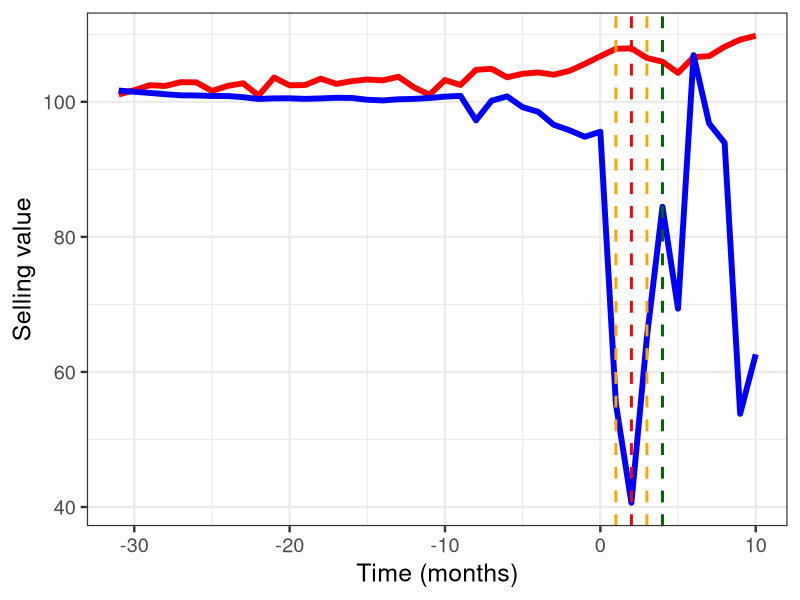
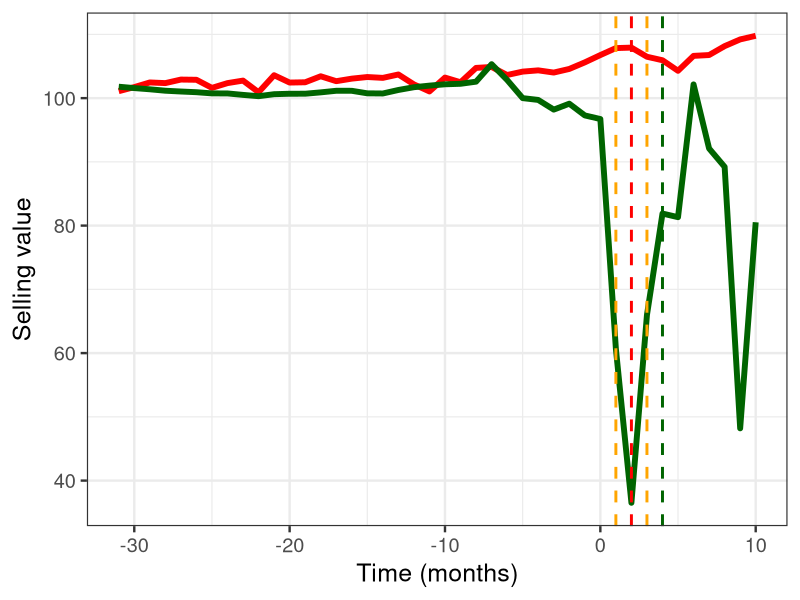
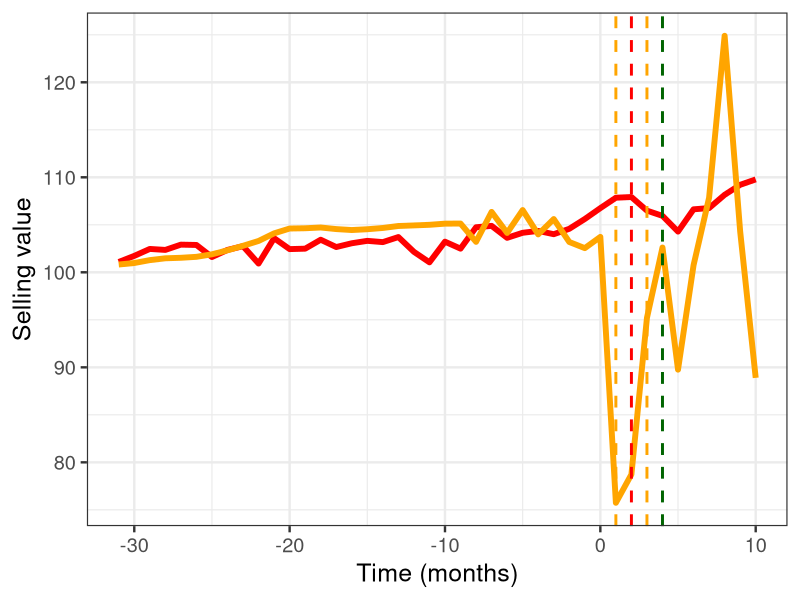
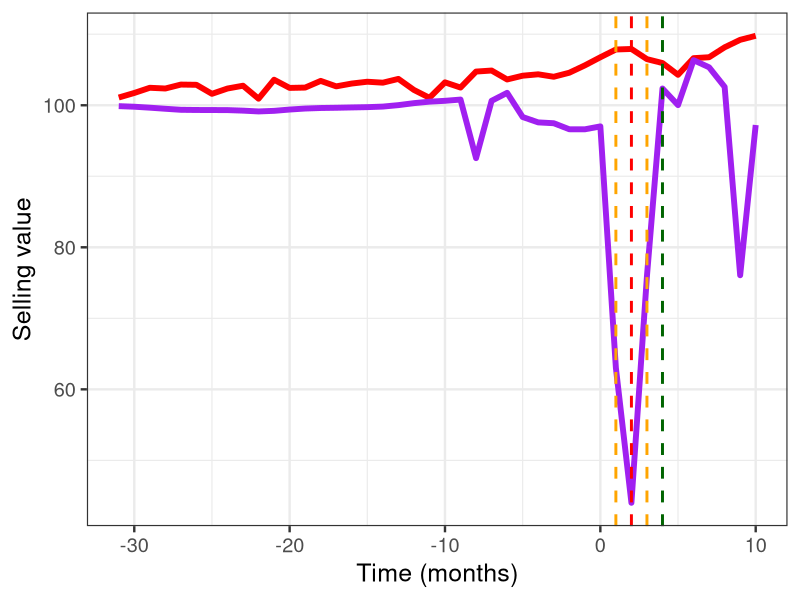
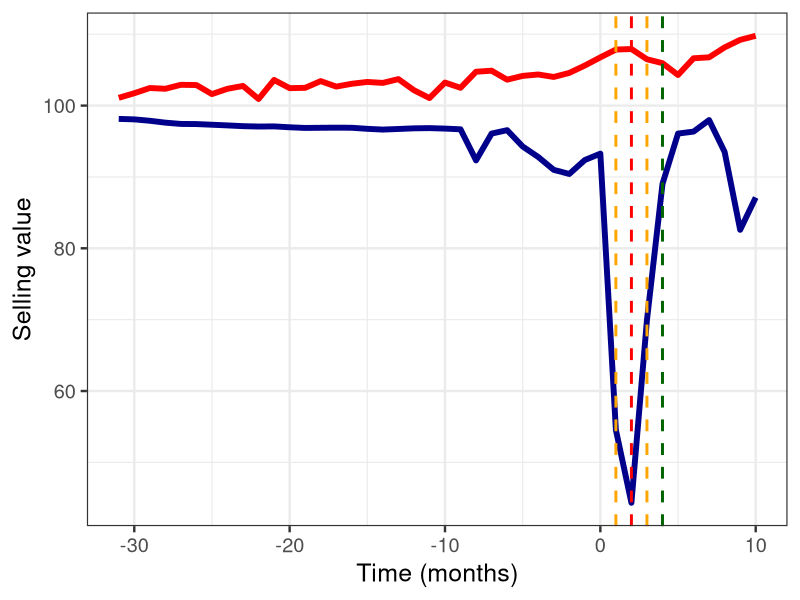
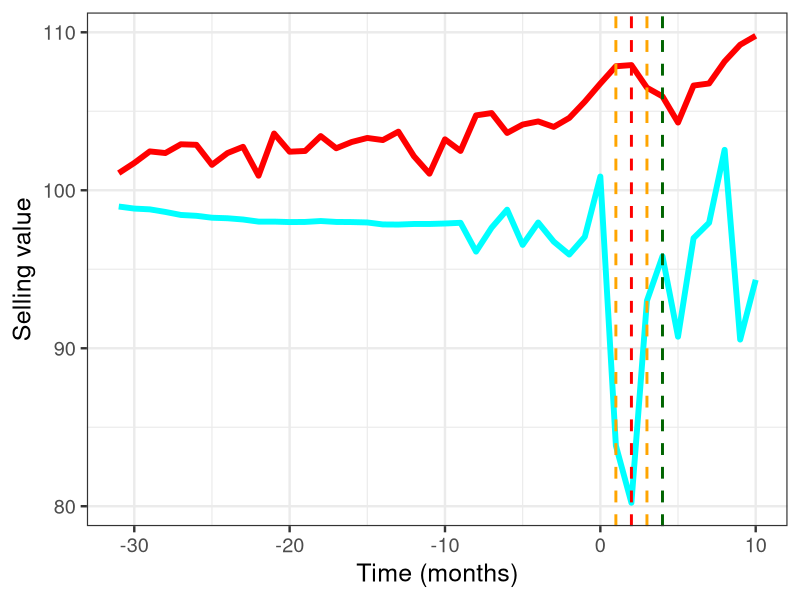
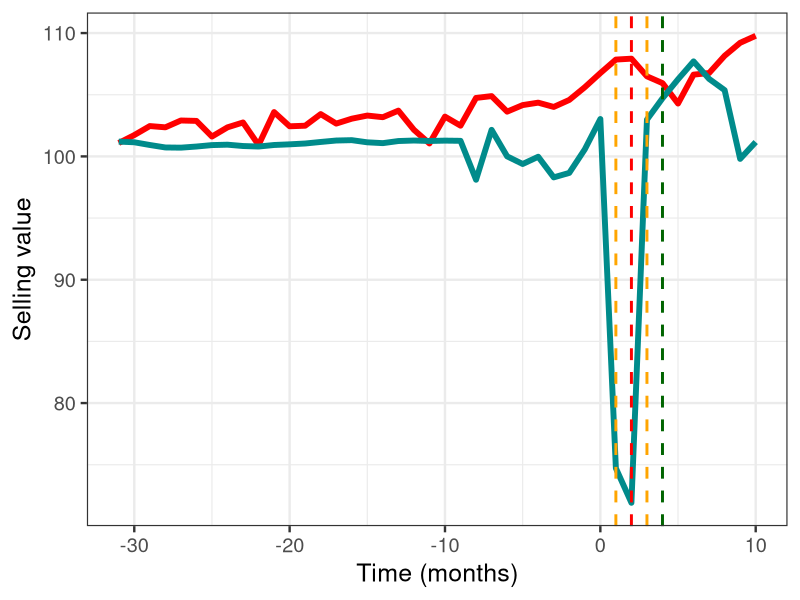
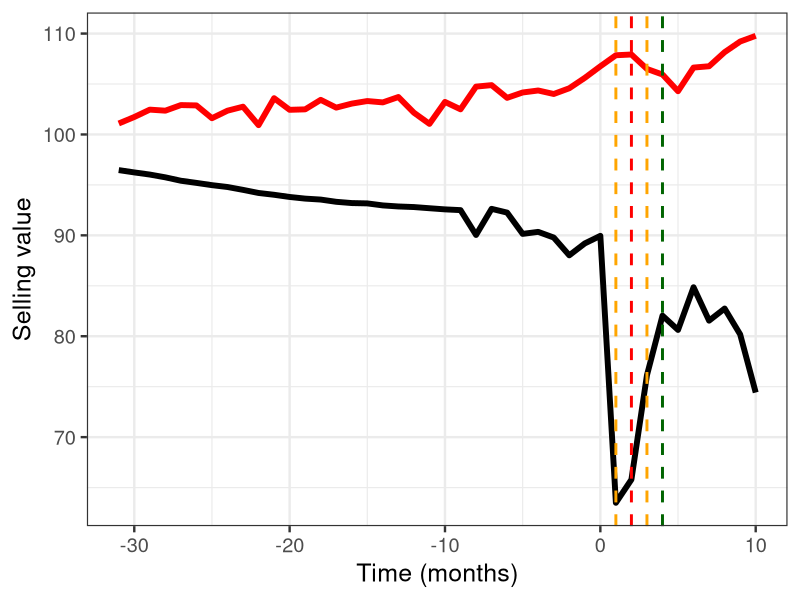

Source code (R) for these figures, in order:
library(readxl)
library(ggplot2)
Data <- read_excel("Dati_destagionalizzati_FULL.xlsx")

ggplot(data=Data,aes(x=Time,y=Alimentari))+geom_line(size=2,color = "red")+geom_line(size=2,aes(x=Time,y=Abbigliamento),color = "blue")+ 
  geom_vline(xintercept = 1, linetype="dashed", color = "orange", size=1)+ 
  geom_vline(xintercept = 2, linetype="dashed", color = "red", size=1)+
  geom_vline(xintercept = 3, linetype="dashed", color = "orange", size=1)+ 
  geom_vline(xintercept = 4, linetype="dashed", color = "darkgreen", size=1)+ labs(y = "Selling value")+ labs(x = "Time (months)")+theme_bw(base_size = 18)

ggplot(data=Data,aes(x=Time,y=Alimentari))+geom_line(size=2,color = "red")+geom_line(size=2,aes(x=Time,y=Calzature),color = "darkgreen")+ 
  geom_vline(xintercept = 1, linetype="dashed", color = "orange", size=1)+ 
  geom_vline(xintercept = 2, linetype="dashed", color = "red", size=1)+
  geom_vline(xintercept = 3, linetype="dashed", color = "orange", size=1)+ 
  geom_vline(xintercept = 4, linetype="dashed", color = "darkgreen", size=1)+ labs(y = "Selling value")+ labs(x = "Time (months)")+theme_bw(base_size = 18)

ggplot(data=Data,aes(x=Time,y=Alimentari))+geom_line(size=2,color = "red")+geom_line(size=2,aes(x=Time,y=Elettrodomestici),color = "orange")+ 
  geom_vline(xintercept = 1, linetype="dashed", color = "orange", size=1)+ 
  geom_vline(xintercept = 2, linetype="dashed", color = "red", size=1)+
  geom_vline(xintercept = 3, linetype="dashed", color = "orange", size=1)+ 
  geom_vline(xintercept = 4, linetype="dashed", color = "darkgreen", size=1)+ labs(y = "Selling value")+ labs(x = "Time (months)")+theme_bw(base_size = 18)


ggplot(data=Data,aes(x=Time,y=Alimentari))+geom_line(size=2,color = "red")+geom_line(size=2,aes(x=Time,y=Mobili),color = "purple")+ 
  geom_vline(xintercept = 1, linetype="dashed", color = "orange", size=1)+ 
  geom_vline(xintercept = 2, linetype="dashed", color = "red", size=1)+
  geom_vline(xintercept = 3, linetype="dashed", color = "orange", size=1)+ 
  geom_vline(xintercept = 4, linetype="dashed", color = "darkgreen", size=1)+theme_bw()+ labs(y = "Selling value")+ labs(x = "Time (months)")+theme_bw(base_size = 18)

ggplot(data=Data,aes(x=Time,y=Alimentari))+geom_line(size=2,color = "red")+geom_line(size=2,aes(x=Time,y=Fotoottica),color = "darkblue")+ 
  geom_vline(xintercept = 1, linetype="dashed", color = "orange", size=1)+ 
  geom_vline(xintercept = 2, linetype="dashed", color = "red", size=1)+
  geom_vline(xintercept = 3, linetype="dashed", color = "orange", size=1)+ 
  geom_vline(xintercept = 4, linetype="dashed", color = "darkgreen", size=1)+theme_bw()+ labs(y = "Selling value")+ labs(x = "Time (months)")+theme_bw(base_size = 18)

ggplot(data=Data,aes(x=Time,y=Alimentari))+geom_line(size=2,color = "red")+geom_line(size=2,aes(x=Time,y=Casalinghi),color = "cyan")+ 
  geom_vline(xintercept = 1, linetype="dashed", color = "orange", size=1)+ 
  geom_vline(xintercept = 2, linetype="dashed", color = "red", size=1)+
  geom_vline(xintercept = 3, linetype="dashed", color = "orange", size=1)+ 
  geom_vline(xintercept = 4, linetype="dashed", color = "darkgreen", size=1)+theme_bw()+ labs(y = "Selling value")+ labs(x = "Time (months)")+theme_bw(base_size = 18)

ggplot(data=Data,aes(x=Time,y=Alimentari))+geom_line(size=2,color = "red")+geom_line(size=2,aes(x=Time,y=Utilenseria),color = "darkcyan")+ 
  geom_vline(xintercept = 1, linetype="dashed", color = "orange", size=1)+ 
  geom_vline(xintercept = 2, linetype="dashed", color = "red", size=1)+
  geom_vline(xintercept = 3, linetype="dashed", color = "orange", size=1)+ 
  geom_vline(xintercept = 4, linetype="dashed", color = "darkgreen", size=1)+theme_bw()+ labs(y = "Selling value")+ labs(x = "Time (months)")+theme_bw(base_size = 18)

ggplot(data=Data,aes(x=Time,y=Alimentari))+geom_line(size=2,color = "red")+geom_line(size=2,aes(x=Time,y=Cartoleria),color = "black")+ 
  geom_vline(xintercept = 1, linetype="dashed", color = "orange", size=1)+ 
  geom_vline(xintercept = 2, linetype="dashed", color = "red", size=1)+
  geom_vline(xintercept = 3, linetype="dashed", color = "orange", size=1)+ 
  geom_vline(xintercept = 4, linetype="dashed", color = "darkgreen", size=1)+ labs(y = "Selling value")+ labs(x = "Time (months)")+theme_bw(base_size = 18)


ggplot(data=Data,aes(x=Time,y=Alimentari))+geom_line(size=2,color = "red")+geom_line(size=2,aes(x=Time,y=Giocattoli),color = "Plum")+ 
  geom_vline(xintercept = 1, linetype="dashed", color = "orange", size=1)+ 
  geom_vline(xintercept = 2, linetype="dashed", color = "red", size=1)+
  geom_vline(xintercept = 3, linetype="dashed", color = "orange", size=1)+ 
  geom_vline(xintercept = 4, linetype="dashed", color = "darkgreen", size=1)+ labs(y = "Selling value")+ labs(x = "Time (months)")+theme_bw(base_size = 18)
